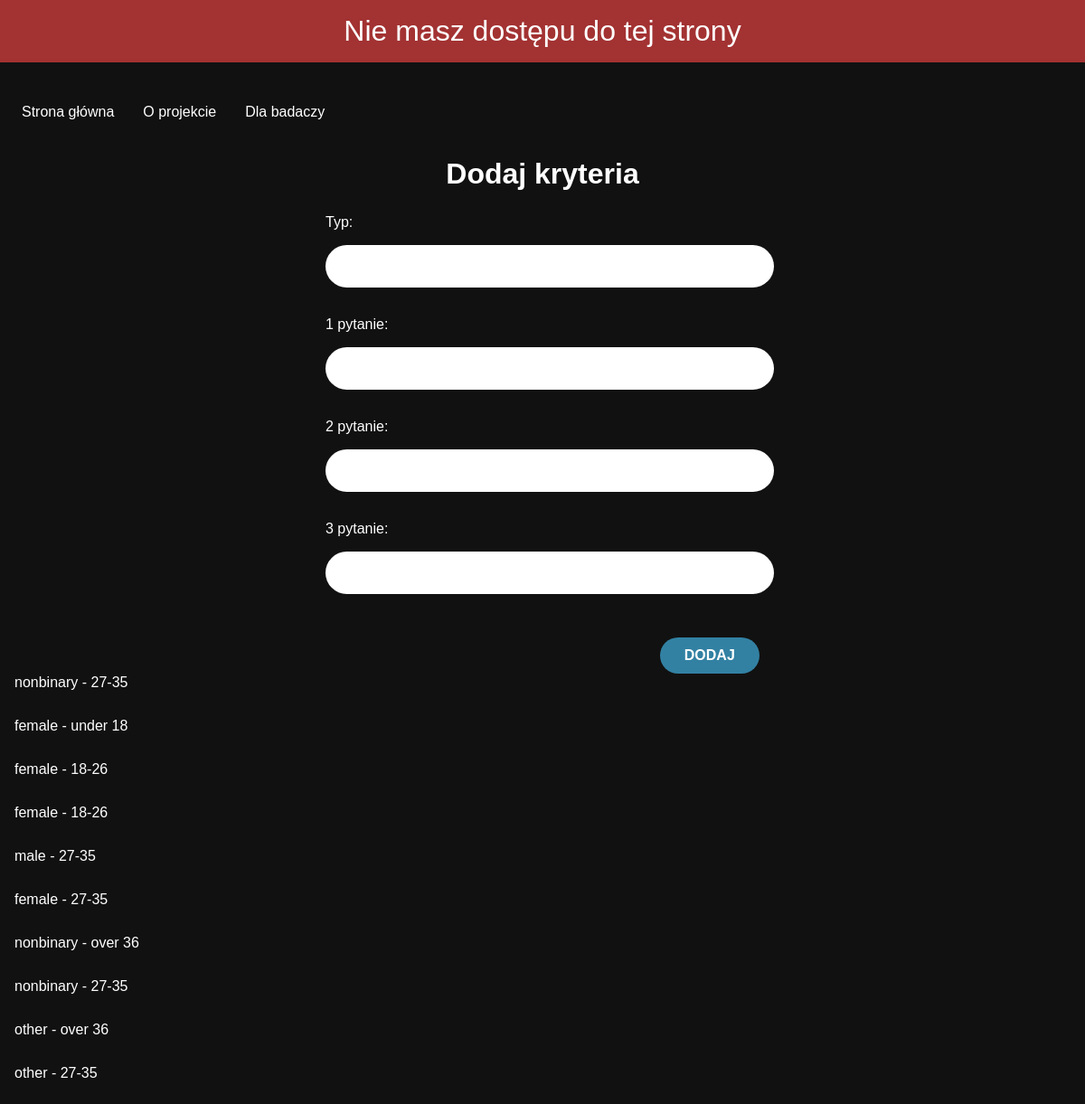
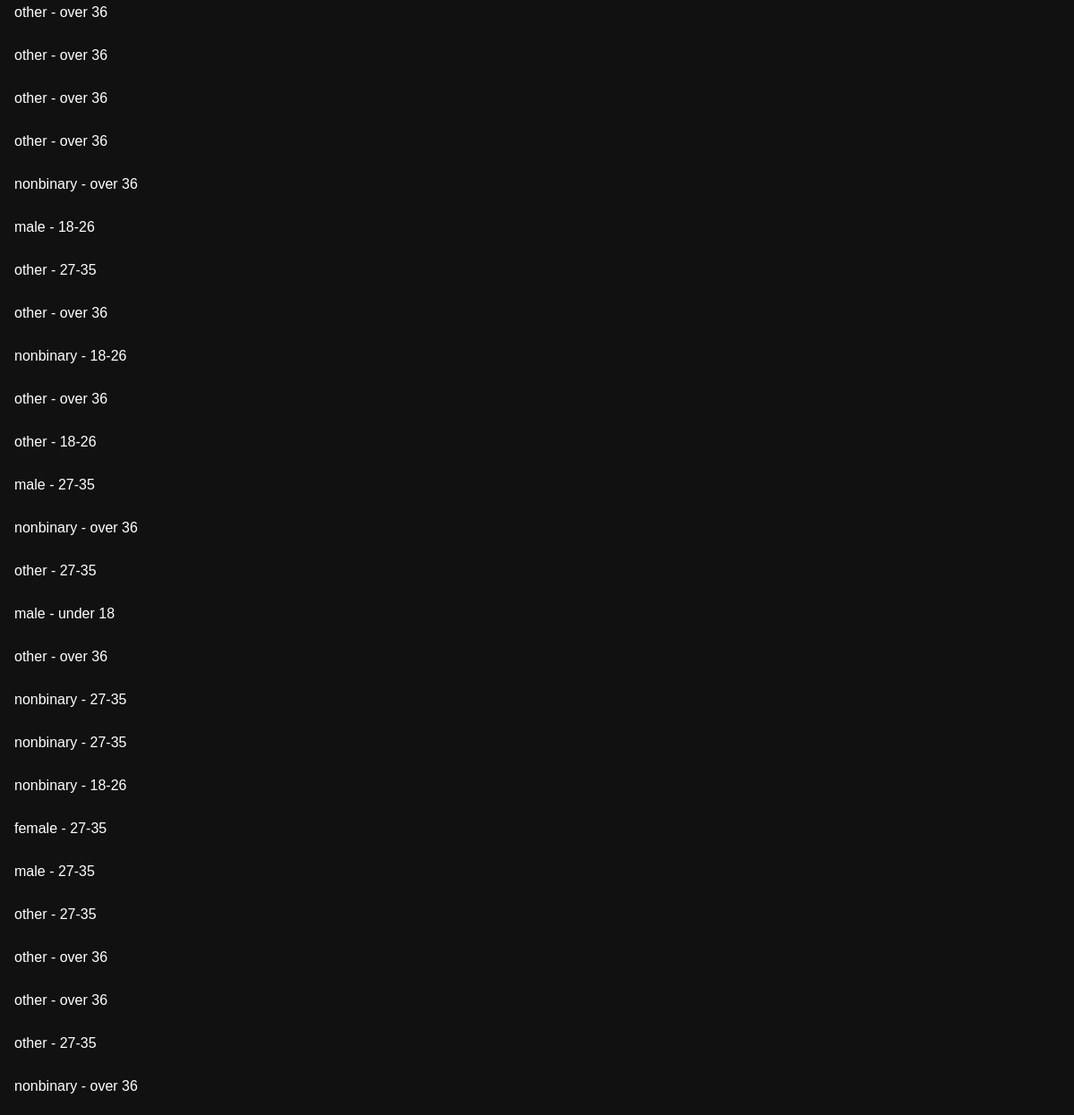
Page /question/add on the committed database (2 pictures, top to bottom).
### app.py (models this page shows, shortened)
class Responder(db.Model):
    id = db.Column(db.Integer, primary_key=True)
    gender = db.Column(db.String(200), nullable=False)
    age = db.Column(db.String(200), nullable=False)
    residence = db.Column(db.String(200), nullable=False)
    education = db.Column(db.String(200), nullable=False)
    occupation = db.Column(db.String(200), nullable=True)

### app.py (the view, shortened to what this page needs)
@app.route('/question/add', methods=['GET', 'POST'])
def add_question():
    if is_not_logged():
        return redirect(url_for('index'))
    form = QuestionForm()
    our_questions = Question.query.order_by(Question.id)
    persons = Responder.query.order_by(Responder.id)
    return render_template("add_question.html", form=form, our_questions=our_questions, persons=persons)

### app.py
class QuestionForm(FlaskForm):
    type = StringField("Typ: ", validators=[DataRequired()])
    q1 = StringField("1 pytanie: ", validators=[DataRequired()])
    q2 = StringField("2 pytanie: ", validators=[DataRequired()])
    q3 = StringField("3 pytanie: ", validators=[DataRequired()])
    submit = SubmitField("DODAJ")

### app.py (called while the page is built)
def is_not_logged():
    if 'logged' not in session or session['logged']==False:
        flash('Nie masz dostępu do tej strony')

### templates/add_question.html (shortened to what this page needs)
{% extends 'base.html' %}
{% block body %}
<h2>Dodaj kryteria</h2>
<form action="/question/add" method="POST" enctype="multipart/form-data" class="question-form">
        {{ form.type.label(class="form-label")}}
        {{ form.type(class="form-control") }}
        {{ form.q1.label(class="form-label") }}
        {{ form.q1(class="form-control") }}
        {{ form.q2.label(class="form-label") }}
        {{ form.q2(class="form-control") }}
        {{ form.q3.label(class="form-label") }}
        {{ form.q3(class="form-control") }}
    {{ form.submit(class="btn btn-primary") }}
    <br>
</form>
{% for person in persons %}
    <p>{{ person.gender }} - {{ person.age }}</p>
{% endfor %}
{% endblock %}

### static/css/main.css (style rules this page uses)
body { margin: 0; font-family: sans-serif; background-color: #111111; color: white; }
h2 { text-align: center; font-size: 2rem; }
p { margin: 1rem; line-height: 2; }
button, .btn { border: 2px solid white; border-radius: 50px; background-color: #111; color: white; font-size: 20px; font-weight: bold; padding: 14px 20px; margin: 2rem; }
form { padding: 0 20px 20px; }
.site-form, .question-form, .particulars-form { position: relative; margin-bottom: 1rem; padding-bottom: 1rem; width: 30rem; left: 50%; transform: translateX(-50%); }
.site-form label, .question-form label { display: inline-block; }
.password input,.site-form input,.site-form textarea,.question-form input,.question-form textarea { border: none; border-radius: 45px; display: block; width: 100%; padding: 1rem 0.5rem 1rem; margin-top: 1rem; margin-bottom: 2rem; }
.site-form .btn, .question-form .btn, .particulars-form .btn { background-color: #3281a3; border: none; border-radius: 45px; color: #fff; display: block; font-size: 16px; padding: 0.7rem 1.7rem; margin: 1rem 0; width: auto; float: right; }

### rows in the picture
Responder: gender "nonbinary", age "27-35"
Responder: gender "female", age "under 18"
Responder: gender "female", age "18-26"
Responder: gender "female", age "18-26"
Responder: gender "male", age "27-35"
Responder: gender "female", age "27-35"
Responder: gender "nonbinary", age "over 36"
Responder: gender "nonbinary", age "27-35"
Responder: gender "other", age "over 36"
Responder: gender "other", age "27-35"
Responder: gender "other", age "over 36"
Responder: gender "other", age "over 36"
Responder: gender "other", age "over 36"
Responder: gender "other", age "over 36"
Responder: gender "nonbinary", age "over 36"
Responder: gender "male", age "18-26"
Responder: gender "other", age "27-35"
Responder: gender "other", age "over 36"
Responder: gender "nonbinary", age "18-26"
Responder: gender "other", age "over 36"
Responder: gender "other", age "18-26"
Responder: gender "male", age "27-35"
Responder: gender "nonbinary", age "over 36"
Responder: gender "other", age "27-35"
Responder: gender "male", age "under 18"
Responder: gender "other", age "over 36"
Responder: gender "nonbinary", age "27-35"
Responder: gender "nonbinary", age "27-35"
Responder: gender "nonbinary", age "18-26"
Responder: gender "female", age "27-35"
Responder: gender "male", age "27-35"
Responder: gender "other", age "27-35"
Responder: gender "other", age "over 36"
Responder: gender "other", age "over 36"
Responder: gender "other", age "27-35"
Responder: gender "nonbinary", age "over 36"

### other values in the picture
{{ message }} "Nie masz dostępu do tej strony"
